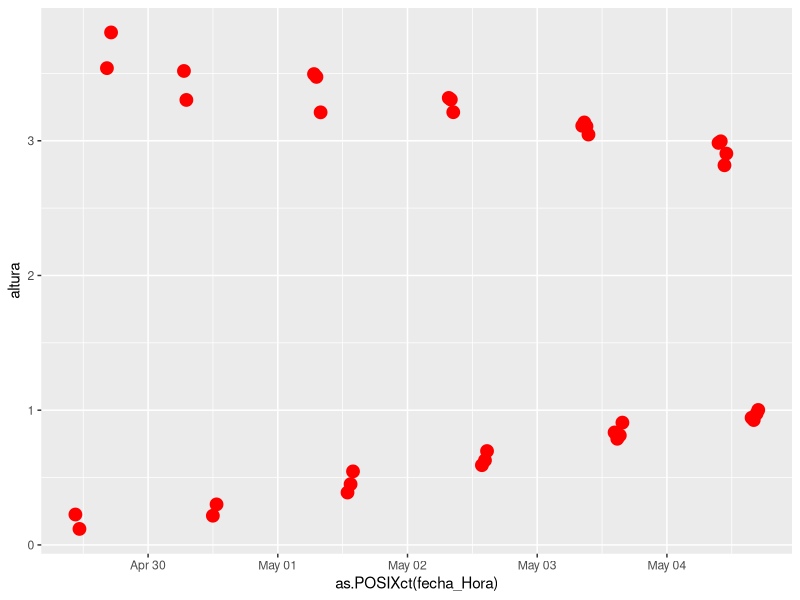

The R script that drew this image: (Note: this script raises an error after producing the figure.)
#Título del script: Gráfica del cambio mareal
#Autores: Christian Bermúdez-Rivas 
#Objetivo: construir la gráfica del cambio mareal en el área de Sanquianga-Gorgona
#Lenguaje: R
#Fecha: Enero 2022
#Notas: No olvidar instalar los paquetes necesarios para correr el script
###############################################################################################################################

####Librería####
library(ggplot2)
library(dplyr)
library(lubridate)


####Entrada de datos####
marea<-read.table("Mareas_Gorgona_Event_10min.csv", header=TRUE, sep = ",")
names(marea)<-c("combinada", "altura", "fecha", "hora")
marea <- mutate(marea, fecha_Hora = paste(fecha, hora)) 
marea$fecha_Hora<- as.POSIXct(marea$fecha_Hora)
head(marea)


estaciones<-read.table("Alturas_Mareales_Estaciones.csv", header=TRUE, sep = ",")
names(estaciones)<-c("codigo", "hora", "fecha", "altura")
estaciones <- mutate(estaciones, fecha_Hora = paste(fecha, hora)) 
estaciones$fecha_Hora<- as.POSIXct(estaciones$fecha_Hora)
head(estaciones)


####Construcción de la gráfica####
grafica<-ggplot2::ggplot(data=estaciones, aes(x=as.POSIXct(fecha_Hora), y=altura))+
    geom_point(color = "red", size = 4)
   
tiff("onda_Mareal_Gorgona.tif", width = 4000, height = 2000, res = "300", units = "px", pointsize = 12, compression = c("lzw"))
grafica+
  geom_label_repel(aes(label = codigo),
                   box.padding   = 0.35, 
                   point.padding = 0.5,
                   segment.color = 'black')+
  geom_line(data=marea, aes(x=fecha_Hora, y=altura),size=1, colour="grey")+
  geom_hline(yintercept = 1:3,linetype='dotted', col = 'red')+
  labs(x = "dias", y = "Altura mareal (m)") +
  theme_classic()+
  scale_x_datetime(
    breaks = seq(as.POSIXct("2021-04-29 00:00:00"),
                 as.POSIXct("2021-05-05 00:00:00"), "6 hours"),
    labels = date_format("%a-%d\n%H:%M", tz = ""),
    expand = c(0, 0),
    limits = c(
      as.POSIXct("2021-04-29 00:00:00"),
      as.POSIXct("2021-05-05 00:00:00")
    )
  )
dev.off()

 

  
